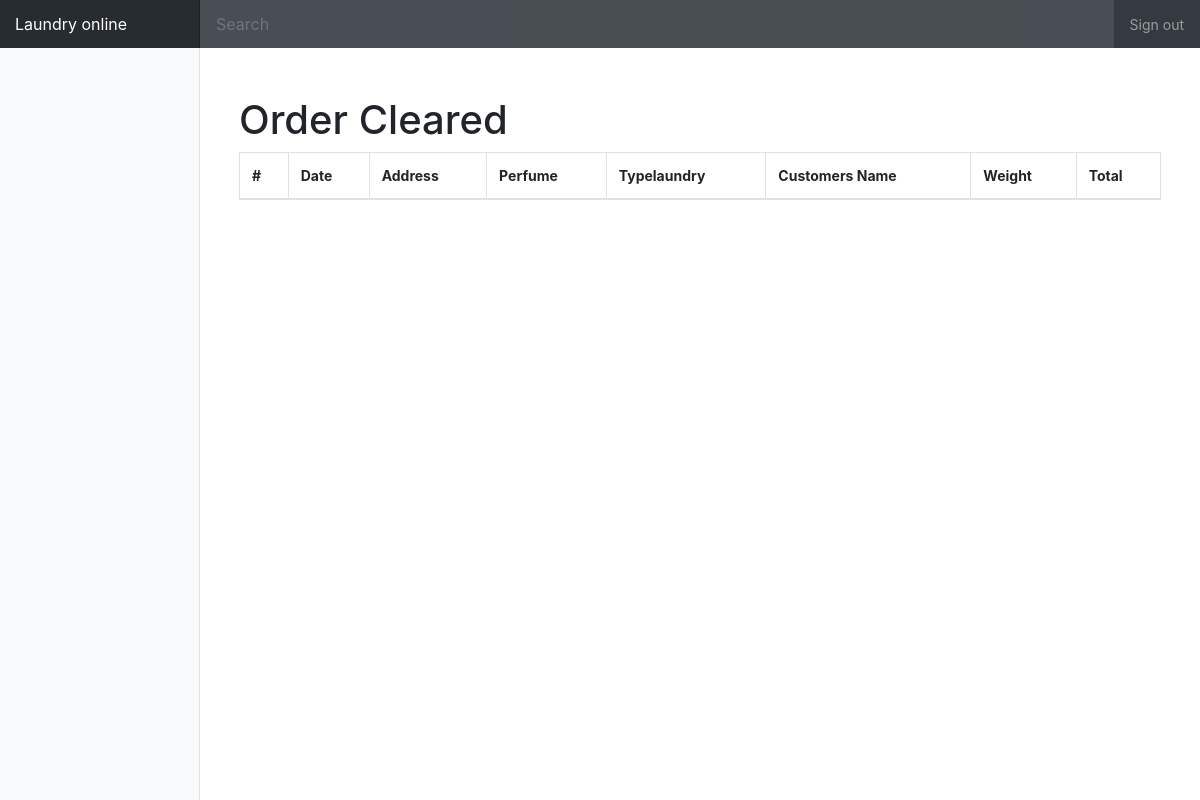
The app's page /index.php/admin/order/laporan, older data.
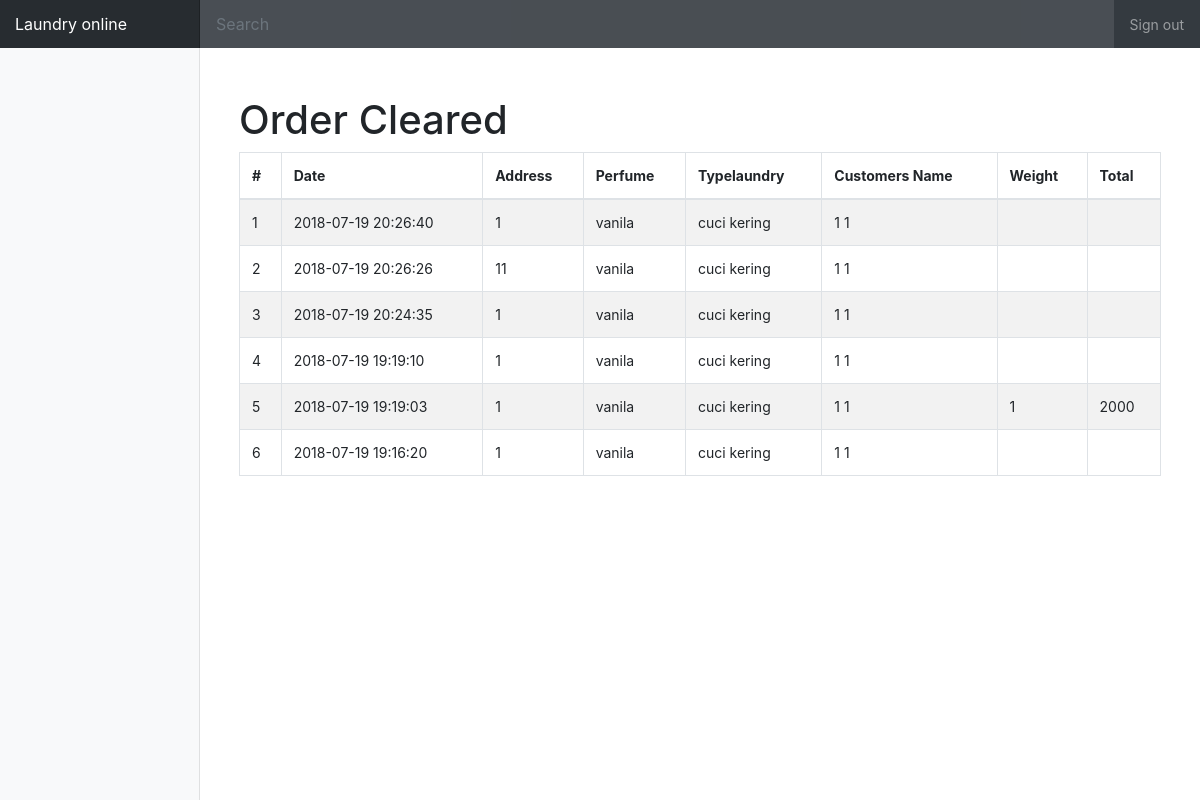
The same page, newer data.
### tables this page shows
CREATE TABLE `transaksi` (
  `id` int(11) NOT NULL,
  `date` datetime NOT NULL DEFAULT CURRENT_TIMESTAMP,
  `fk_users_customer` int(11) NOT NULL,
  `address` varchar(100) NOT NULL,
  `fk_perfume` int(11) NOT NULL,
  `fk_typelaundry` int(11) NOT NULL,
  `fk_users_courier` int(11) DEFAULT NULL,
  `weight_item` int(11) DEFAULT NULL,
  `status` int(11) NOT NULL
);

CREATE TABLE `perfume` (
  `perfume_id` int(11) NOT NULL,
  `perfume_name` varchar(255) NOT NULL,
  `perfume_costperkilo` int(50) NOT NULL
);

CREATE TABLE `typelaundry` (
  `typelaundry_id` int(11) NOT NULL,
  `typelaundry_name` varchar(255) NOT NULL,
  `typelaundry_costperkilo` int(50) NOT NULL
);

### application/controllers/admin/Order.php (called while the page is built, shortened)
<?php
class Order extends CI_Controller {
	public function __construct()
	{
		$this->load->model('Order_m');
	}
	public function laporan()
	{
		$data['list_order'] = $this->Order_m->getData();
		$this->load->view('admin/order/order_laporan',$data);
	}
}

### index.php (called while the page is built, shortened)
<?php
require_once BASEPATH.'core/CodeIgniter.php';

### application/models/Order_m.php (called while the page is built, shortened)
<?php
class Order_m extends CI_Model {
	public function getData()
	{
		$this->db->select("transaksi.*,(select concat(firstname,' ',lastname) from users where id=transaksi.fk_users_customer) as customer_name,(perfume.perfume_name) as perfume,(typelaundry.typelaundry_name) as typelaundry,transaksi.weight_item as weight,
			((perfume.perfume_costperkilo+typelaundry.typelaundry_costperkilo)*transaksi.weight_item) as harga");
		$this->db->join('perfume','transaksi.fk_perfume=perfume.perfume_id');
		$this->db->join('typelaundry','transaksi.fk_typelaundry=typelaundry.typelaundry_id');
		return $this->db->order_by('date','desc')->get('transaksi')->result_array();
	}
}

### application/views/admin/order/order_laporan.php (the view, shortened to what this page needs)
<main role="main" class="container">
	<h1>Order Cleared</h1>
	<table class="table table-striped table-bordered" width="100%" id="example">
		<thead>
			<tr>
				<th>#</th>
				<th>Date</th>
				<th>Address</th>
				<th>Perfume</th>
				<th>Typelaundry</th>
				<th>Customers Name</th>
				<th>Weight</th>
				<th>Total</th>
			</tr>
		</thead>
		<tbody>
			<?php foreach ($list_order as $key => $value): ?>
				<tr>
					<td><?php echo ++$key ?></td>
					<td><?php echo $value['date'] ?></td>
					<td><?php echo $value['address'] ?></td>
					<td><?php echo $value['perfume'] ?></td>
					<td><?php echo $value['typelaundry'] ?></td>
					<td><?php echo $value['customer_name'] ?></td>
					<td><?php echo $value['weight'] ?></td>
					<td><?php echo $value['harga'] ?></td>
				</tr>
			<?php endforeach ?>
		</tbody>
	</table>
</main>

Row changes from the older to the newer data that the page shows:
added transaksi: date "2018-07-19 20:26:40", address "1", fk_perfume.perfume_name "vanila", fk_typelaundry.typelaundry_name "cuci kering", customer_name "1 1"
added transaksi: date "2018-07-19 20:26:26", address "11", fk_perfume.perfume_name "vanila", fk_typelaundry.typelaundry_name "cuci kering", customer_name "1 1"
added transaksi: date "2018-07-19 20:24:35", address "1", fk_perfume.perfume_name "vanila", fk_typelaundry.typelaundry_name "cuci kering", customer_name "1 1"
added transaksi: date "2018-07-19 19:19:10", address "1", fk_perfume.perfume_name "vanila", fk_typelaundry.typelaundry_name "cuci kering", customer_name "1 1"
added transaksi: date "2018-07-19 19:19:03", address "1", fk_perfume.perfume_name "vanila", fk_typelaundry.typelaundry_name "cuci kering", customer_name "1 1", weight_item "1", harga "2000"
added transaksi: date "2018-07-19 19:16:20", address "1", fk_perfume.perfume_name "vanila", fk_typelaundry.typelaundry_name "cuci kering", customer_name "1 1"
